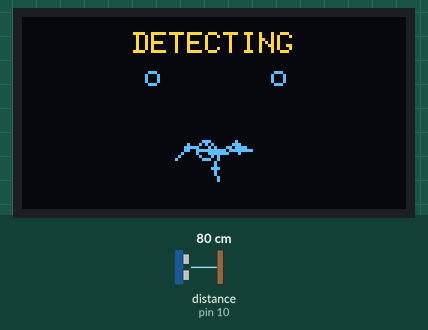
This program was run on a simulated Arduino Nano, built with avr-gcc and run on an emulated ATmega328P. Shown: 128×64 one-colour display. Wiring (inferred from the names in the program): ultrasonic range finder: trigger pin 9; echo pin 10. Inputs (shaded band) come from the test bench; at power-on: distance to the obstacle (sensor on pin 10) 80 cm. The echo pulse lasts 58.3 µs per cm; the OLED is the two-colour kind (top 16 rows yellow); what the program prints to the serial monitor is not drawn.

Above: at 1.2 s.
1.3 s: distance to the obstacle (sensor on pin 10) set to 120 cm
At 1.98 s:
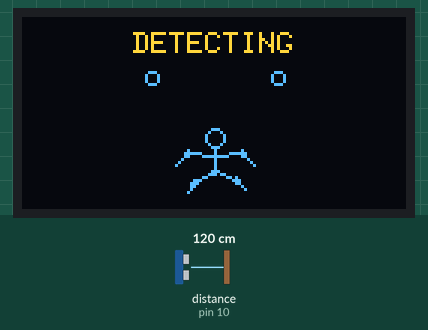
3.7 s: distance to the obstacle (sensor on pin 10) set to 2 cm
At 6.46 s:
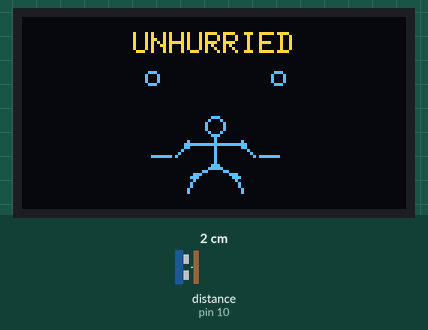
6.7 s: distance to the obstacle (sensor on pin 10) set to 35 cm
At 9.05 s:
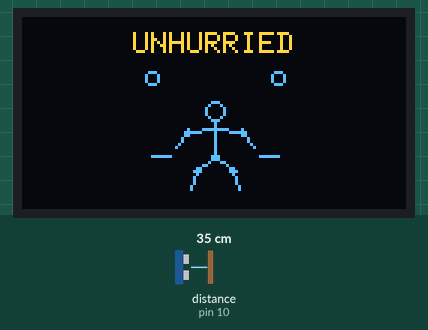
Timing chart, 0 to 10.6 s (numbered marks = the images above; inputs shaded):
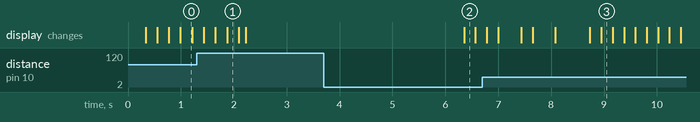

The program:

main.cpp
```cpp
#include <Arduino.h>
#include <U8g2lib.h>
#include <Wire.h>
#include <math.h>
#include "distance_state.h"

U8G2_SSD1306_128X64_NONAME_1_HW_I2C oled(U8G2_R0, U8X8_PIN_NONE);

const uint8_t TRIG_PIN = 9;
const uint8_t ECHO_PIN = 10;

const uint8_t FIGURE_POINT_COUNT = 12;
const uint8_t FIGURE_POSE_COUNT = 5;
const float FIGURE_RESPONSE_MS = 420.0f;
unsigned long lastSensorReadMs = 0;
unsigned long lastFrameMs = 0;

float figureProgress = 0.0f;
float latestDistanceCm = 400.0f;
DistanceStateTracker stateTracker;
DistanceState currentState = DISTANCE_NOBODY;

float readDistanceCm() {
  digitalWrite(TRIG_PIN, LOW);
  delayMicroseconds(2);
  digitalWrite(TRIG_PIN, HIGH);
  delayMicroseconds(10);
  digitalWrite(TRIG_PIN, LOW);

  const unsigned long echoTime = pulseIn(ECHO_PIN, HIGH, 30000);
  return echoTime == 0 ? 400.0f : echoTime / 58.0f;
}

static const int8_t FIGURE_POSES[FIGURE_POSE_COUNT][FIGURE_POINT_COUNT][2] = {
    {{0, 14}, {0, 9}, {0, 6}, {-9, 6}, {-14, 9}, {9, 6}, {14, 9},
     {0, -7}, {-6, -14}, {-9, -20}, {6, -14}, {9, -20}},
    {{-7, 9}, {-4, 6}, {-2, 4}, {-9, 2}, {-13, 6}, {5, 0}, {10, -1},
     {3, -1}, {8, 5}, {13, 10}, {10, -6}, {14, -11}},
    {{0, 1}, {0, 5}, {0, 7}, {-9, 6}, {-13, 10}, {9, 6}, {13, 10},
     {0, 12}, {-7, 16}, {-9, 19}, {7, 15}, {10, 19}},
    {{0, -11}, {0, -7}, {0, -5}, {-9, -3}, {-13, 2}, {9, -3}, {13, 2},
     {0, 5}, {-6, 11}, {-8, 18}, {6, 11}, {8, 18}},
    {{0, -15}, {0, -11}, {0, -9}, {-10, -5}, {-14, 0}, {10, -5}, {14, 0},
     {0, 3}, {-6, 10}, {-8, 18}, {6, 10}, {8, 18}}};

void drawStickFigure(int originX, int originY, float progress) {
  const float posePosition = constrain(progress, 0.0f, 1.0f) *
                             (FIGURE_POSE_COUNT - 1);
  uint8_t firstPose = (uint8_t)posePosition;
  float blend = posePosition - firstPose;
  if (firstPose >= FIGURE_POSE_COUNT - 1) {
    firstPose = FIGURE_POSE_COUNT - 2;
    blend = 1.0f;
  }
  blend = blend * blend * (3.0f - 2.0f * blend);

  int8_t points[FIGURE_POINT_COUNT][2];
  for (uint8_t point = 0; point < FIGURE_POINT_COUNT; ++point) {
    for (uint8_t axis = 0; axis < 2; ++axis) {
      const int8_t start = FIGURE_POSES[firstPose][point][axis];
      const int8_t end = FIGURE_POSES[firstPose + 1][point][axis];
      points[point][axis] = (int8_t)lroundf(start + (end - start) * blend);
    }
  }

  const int headX = originX + points[0][0];
  const int headY = originY + points[0][1];
  oled.drawCircle(headX, headY, 3);
  oled.drawLine(headX, headY + (points[1][1] > points[0][1] ? 3 : -3),
                originX + points[1][0], originY + points[1][1]);
  oled.drawLine(originX + points[1][0], originY + points[1][1],
                originX + points[2][0], originY + points[2][1]);
  oled.drawLine(originX + points[2][0], originY + points[2][1],
                originX + points[7][0], originY + points[7][1]);
  oled.drawLine(originX + points[2][0], originY + points[2][1],
                originX + points[3][0], originY + points[3][1]);
  oled.drawLine(originX + points[3][0], originY + points[3][1],
                originX + points[4][0], originY + points[4][1]);
  oled.drawLine(originX + points[2][0], originY + points[2][1],
                originX + points[5][0], originY + points[5][1]);
  oled.drawLine(originX + points[5][0], originY + points[5][1],
                originX + points[6][0], originY + points[6][1]);
  oled.drawLine(originX + points[7][0], originY + points[7][1],
                originX + points[8][0], originY + points[8][1]);
  oled.drawLine(originX + points[8][0], originY + points[8][1],
                originX + points[9][0], originY + points[9][1]);
  oled.drawLine(originX + points[7][0], originY + points[7][1],
                originX + points[10][0], originY + points[10][1]);
  oled.drawLine(originX + points[10][0], originY + points[10][1],
                originX + points[11][0], originY + points[11][1]);

  for (uint8_t point = 2; point < FIGURE_POINT_COUNT; ++point) {
    if (point == 4 || point == 6 || point == 9 || point == 11) continue;
    oled.drawDisc(originX + points[point][0], originY + points[point][1], 1);
  }
}

void approachFigure(float targetProgress, unsigned long nowMs) {
  const float elapsedMs = nowMs - lastFrameMs;
  const float smoothing = elapsedMs / (FIGURE_RESPONSE_MS + elapsedMs);
  figureProgress += (targetProgress - figureProgress) * smoothing;
}

void drawStateAccents(DistanceState state) {
  if (state == DISTANCE_RUSHING) {
    oled.drawFrame(52, 18, 24, 24);
    oled.drawVLine(64, 23, 11);
    oled.drawDisc(64, 38, 1);
  } else if (state == DISTANCE_UNHURRIED) {
    oled.drawCircle(43, 20, 2);
    oled.drawCircle(85, 20, 2);
    oled.drawLine(43, 46, 49, 46);
    oled.drawLine(79, 46, 85, 46);
  } else {
    oled.drawCircle(43, 20, 2);
    oled.drawCircle(85, 20, 2);
  }
}

void showSensorState(DistanceState state, float figurePoseProgress) {
  if (state == DISTANCE_NOBODY) {
    oled.setPowerSave(1);
    return;
  }
  oled.setPowerSave(0);

  const char *label;

  switch (state) {
    case DISTANCE_UNHURRIED:
      label = "UNHURRIED";
      break;
    case DISTANCE_RUSHING:
      label = "RUSHING";
      break;
    default:
      label = "DETECTING";
      break;
  }

  oled.firstPage();
  do {
    oled.setFont(u8g2_font_6x12_tr);
    const int labelWidth = oled.getStrWidth(label);
    oled.drawStr((128 - labelWidth) / 2, 12, label);
    drawStateAccents(state);
    if (state != DISTANCE_RUSHING) {
      drawStickFigure(64, 39, figurePoseProgress);
    }
  } while (oled.nextPage());
}

void setup() {
  Serial.begin(115200);
  pinMode(TRIG_PIN, OUTPUT);
  pinMode(ECHO_PIN, INPUT);
  Wire.begin();
  Serial.println("I2C scan:");
  uint8_t oledAddress = 0;
  for (uint8_t address = 1; address < 127; ++address) {
    Wire.beginTransmission(address);
    if (Wire.endTransmission() == 0) {
      Serial.print("Found 0x");
      Serial.println(address, HEX);
      if (address == 0x3C || address == 0x3D) {
        oledAddress = address;
      }
    }
  }
  if (oledAddress != 0) {
    oled.setI2CAddress(oledAddress << 1);
    Serial.print("OLED initialized at 0x");
    Serial.println(oledAddress, HEX);
  } else {
    Serial.println("OLED not found at 0x3C or 0x3D; check VCC, GND, SDA, and SCL.");
  }
  oled.begin();
  lastSensorReadMs = millis();
  lastFrameMs = millis();
}

void loop() {
  const unsigned long nowMs = millis();
  if (nowMs - lastSensorReadMs >= 50) {
    latestDistanceCm = readDistanceCm();
    currentState = stateTracker.update(millis(), latestDistanceCm);
    lastSensorReadMs = millis();
  }

  const unsigned long frameTimeMs = millis();
  if (frameTimeMs - lastFrameMs >= 33) {
    const float targetProgress =
        currentState == DISTANCE_UNHURRIED
            ? 0.5f + 0.5f * sinf(frameTimeMs / 3000.0f)
            : 0.5f;
    approachFigure(targetProgress, frameTimeMs);
    showSensorState(currentState, figureProgress);
    lastFrameMs = frameTimeMs;
  }
  delay(1);
}
```

distance_state.h
```cpp
#ifndef DISTANCE_STATE_H
#define DISTANCE_STATE_H

enum DistanceState {
  DISTANCE_DETECTING,
  DISTANCE_RUSHING,
  DISTANCE_UNHURRIED,
  DISTANCE_NOBODY
};

constexpr float PERSON_MAX_DISTANCE_CM = 130.0f;
constexpr unsigned long RUSHING_HOLD_MS = 2000;
constexpr unsigned long UNHURRIED_HOLD_MS = 6000;
constexpr unsigned long NOBODY_TIMEOUT_MS = 5000;

class DistanceStateTracker {
 public:
  DistanceState update(unsigned long nowMs, float distanceCm) {
    // The HC-SR04 reports presence, not motion; readings in range stand in for
    // a continuously detected person.
    const bool personInRange =
        distanceCm > 0.0f && distanceCm <= PERSON_MAX_DISTANCE_CM;

    if (personInRange) {
      if (!trackingPerson_) {
        trackingPerson_ = true;
        personSinceMs_ = nowMs;
      }
      trackingFar_ = false;

      const unsigned long heldMs = nowMs - personSinceMs_;
      if (heldMs >= UNHURRIED_HOLD_MS) {
        state_ = DISTANCE_UNHURRIED;
      } else if (heldMs >= RUSHING_HOLD_MS) {
        state_ = DISTANCE_RUSHING;
      } else {
        state_ = DISTANCE_DETECTING;
      }
    } else {
      if (!trackingFar_) {
        trackingFar_ = true;
        farSinceMs_ = nowMs;
      }
      if (nowMs - farSinceMs_ >= NOBODY_TIMEOUT_MS) {
        state_ = DISTANCE_NOBODY;
        trackingPerson_ = false;
      }
    }

    return state_;
  }

 private:
  DistanceState state_ = DISTANCE_NOBODY;
  unsigned long personSinceMs_ = 0;
  unsigned long farSinceMs_ = 0;
  bool trackingPerson_ = false;
  bool trackingFar_ = false;
};

#endif
```

pir_state.h
```cpp
#ifndef PIR_STATE_H
#define PIR_STATE_H

enum PirState {
  PIR_DETECTING,
  PIR_RUSHING,
  PIR_UNHURRIED,
  PIR_NOBODY
};

constexpr unsigned long PIR_RUSHING_HOLD_MS = 2000;
constexpr unsigned long PIR_UNHURRIED_HOLD_MS = 5000;
constexpr unsigned long PIR_NOBODY_TIMEOUT_MS = 5000;

class PirStateTracker {
 public:
  void reset() {
    state_ = PIR_NOBODY;
    motionSinceMs_ = 0;
    noMotionSinceMs_ = 0;
    trackingMotion_ = false;
  }

  PirState update(unsigned long nowMs, bool motionDetected) {
    if (!motionDetected) {
      if (trackingMotion_) {
        trackingMotion_ = false;
        noMotionSinceMs_ = nowMs;
      }

      if (nowMs - noMotionSinceMs_ >= PIR_NOBODY_TIMEOUT_MS) {
        state_ = PIR_NOBODY;
      }
      return state_;
    }

    if (!trackingMotion_) {
      trackingMotion_ = true;
      motionSinceMs_ = nowMs;
    }

    const unsigned long heldMs = nowMs - motionSinceMs_;
    if (heldMs >= PIR_UNHURRIED_HOLD_MS) {
      state_ = PIR_UNHURRIED;
    } else if (heldMs >= PIR_RUSHING_HOLD_MS) {
      state_ = PIR_RUSHING;
    } else {
      state_ = PIR_DETECTING;
    }

    return state_;
  }

 private:
  PirState state_ = PIR_NOBODY;
  unsigned long motionSinceMs_ = 0;
  unsigned long noMotionSinceMs_ = 0;
  bool trackingMotion_ = false;
};

#endif
```

pir_monitor.cpp
```cpp
#include <Arduino.h>
#include <U8g2lib.h>
#include <Wire.h>
#include <string.h>
#include "pir_state.h"

U8G2_SSD1306_128X64_NONAME_1_HW_I2C oled(U8G2_R0, U8X8_PIN_NONE);

const uint8_t PIR_PIN = 10;
const unsigned long FRAME_INTERVAL_MS = 33;

PirStateTracker stateTracker;
PirState currentState = PIR_NOBODY;
unsigned long lastFrameMs = 0;
unsigned long motionSinceMs = 0;
bool trackingMotion = false;
bool testMode = false;
bool lastTestReading = false;
bool testReadingValid = false;
unsigned long testStartedMs = 0;
unsigned long lastTestLogMs = 0;
char commandBuffer[8];
uint8_t commandLength = 0;
bool commandOverflow = false;

void showPirState(PirState state, bool motionDetected,
                  unsigned long motionHeldMs) {
  const char *activityLabel;
  const char *paceLabel;
  switch (state) {
    case PIR_RUSHING:
      paceLabel = "RUSHING";
      break;
    case PIR_UNHURRIED:
      paceLabel = "UNHURRIED";
      break;
    case PIR_NOBODY:
      paceLabel = "NOBODY";
      break;
    default:
      paceLabel = "DETECTING";
      break;
  }
  activityLabel = motionDetected ? "MOTION DETECTED" : "MOTION ENDED";

  oled.firstPage();
  do {
    oled.setFont(u8g2_font_6x12_tr);
    const int activityWidth = oled.getStrWidth(activityLabel);
    oled.drawStr((128 - activityWidth) / 2, 12, activityLabel);

    char reading[24];
    snprintf(reading, sizeof(reading), "PIR: %d  TIME: %lus",
             motionDetected ? 1 : 0, motionHeldMs / 1000UL);
    oled.drawStr((128 - oled.getStrWidth(reading)) / 2, 38, reading);

    const int paceWidth = oled.getStrWidth(paceLabel);
    oled.drawStr((128 - paceWidth) / 2, 63, paceLabel);
  } while (oled.nextPage());
}

void printPirState(PirState state) {
  switch (state) {
    case PIR_DETECTING:
      Serial.println("MOTION DETECTED");
      break;
    case PIR_RUSHING:
      Serial.println("RUSHING");
      break;
    case PIR_UNHURRIED:
      Serial.println("UNHURRIED");
      break;
    case PIR_NOBODY:
      Serial.println("NOBODY");
      break;
  }
}

void showTestReading(bool detected, unsigned long elapsedSeconds) {
  const char *reading = detected ? "1" : "0";
  char elapsed[16];
  snprintf(elapsed, sizeof(elapsed), "TEST %02lu:%02lu:%02lu",
           elapsedSeconds / 3600UL, (elapsedSeconds / 60UL) % 60UL,
           elapsedSeconds % 60UL);

  oled.firstPage();
  do {
    oled.setFont(u8g2_font_5x8_tr);
    oled.drawStr((128 - oled.getStrWidth(elapsed)) / 2, 9, elapsed);

    oled.setFont(u8g2_font_logisoso32_tn);
    const int width = oled.getStrWidth(reading);
    oled.drawStr((128 - width) / 2, 48, reading);

    const char *status = detected ? "MOTION" : "CLEAR";
    oled.setFont(u8g2_font_6x12_tr);
    oled.drawStr((128 - oled.getStrWidth(status)) / 2, 62, status);
  } while (oled.nextPage());
}

void printTestLog(unsigned long nowMs, bool detected) {
  const unsigned long elapsedSeconds = (nowMs - testStartedMs) / 1000UL;
  char entry[32];
  snprintf(entry, sizeof(entry), "%02lu:%02lu:%02lu,%d,%s",
           elapsedSeconds / 3600UL, (elapsedSeconds / 60UL) % 60UL,
           elapsedSeconds % 60UL, detected ? 1 : 0,
           detected ? "MOTION" : "CLEAR");
  Serial.println(entry);
}

void readSerialCommands() {
  while (Serial.available() > 0) {
    char input = (char)Serial.read();
    if (input == '\r') continue;

    if (input == '\n') {
      commandBuffer[commandLength] = '\0';
      if (!commandOverflow && strcmp(commandBuffer, "test") == 0) {
        testMode = true;
        testReadingValid = false;
        testStartedMs = millis();
        lastTestLogMs = testStartedMs;
        Serial.println("elapsed,raw,status");
      } else if (!commandOverflow &&
                 (strcmp(commandBuffer, "normal") == 0 ||
                  strcmp(commandBuffer, "un test") == 0)) {
        testMode = false;
        testReadingValid = false;
        stateTracker.reset();
        currentState = PIR_NOBODY;
        trackingMotion = false;
        motionSinceMs = 0;
      }
      commandLength = 0;
      commandOverflow = false;
      continue;
    }

    if (commandLength < sizeof(commandBuffer) - 1) {
      if (input >= 'A' && input <= 'Z') input += 'a' - 'A';
      commandBuffer[commandLength++] = input;
    } else {
      commandOverflow = true;
    }
  }
}

void setup() {
  Serial.begin(115200);
  pinMode(PIR_PIN, INPUT);
  Wire.begin();

  uint8_t oledAddress = 0;
  for (uint8_t address = 1; address < 127; ++address) {
    Wire.beginTransmission(address);
    if (Wire.endTransmission() == 0 &&
        (address == 0x3C || address == 0x3D)) {
      oledAddress = address;
      break;
    }
  }

  if (oledAddress != 0) {
    oled.setI2CAddress(oledAddress << 1);
    Serial.print("OLED initialized at 0x");
    Serial.println(oledAddress, HEX);
  } else {
    Serial.println("OLED not found at 0x3C or 0x3D; check VCC, GND, SDA, and SCL.");
  }

  oled.begin();
  oled.setPowerSave(0);
  showPirState(PIR_NOBODY, false, 0);
  Serial.println("PIR sensor on D10");
}

void loop() {
  readSerialCommands();
  const unsigned long nowMs = millis();
  const bool motionDetected = digitalRead(PIR_PIN) == HIGH;

  if (testMode) {
    oled.setPowerSave(0);
    const bool readingChanged =
        !testReadingValid || motionDetected != lastTestReading;
    const bool heartbeatDue = nowMs - lastTestLogMs >= 1000UL;
    if (readingChanged) {
      lastTestReading = motionDetected;
      testReadingValid = true;
    }
    if (readingChanged || heartbeatDue) {
      printTestLog(nowMs, motionDetected);
      showTestReading(motionDetected, (nowMs - testStartedMs) / 1000UL);
    }
    if (heartbeatDue) {
      lastTestLogMs = nowMs;
    }
    return;
  }

  if (motionDetected && !trackingMotion) {
    trackingMotion = true;
    motionSinceMs = nowMs;
  } else if (!motionDetected) {
    if (trackingMotion) {
      motionSinceMs = nowMs - motionSinceMs;
    }
    trackingMotion = false;
  }

  const PirState nextState = stateTracker.update(nowMs, motionDetected);

  if (nextState != currentState) {
    currentState = nextState;
    printPirState(currentState);
  }

  oled.setPowerSave(currentState == PIR_NOBODY);

  if (currentState != PIR_NOBODY &&
      nowMs - lastFrameMs >= FRAME_INTERVAL_MS) {
    const unsigned long motionHeldMs =
        trackingMotion ? nowMs - motionSinceMs : motionSinceMs;
    showPirState(currentState, motionDetected, motionHeldMs);
    lastFrameMs = nowMs;
  }
}
```
